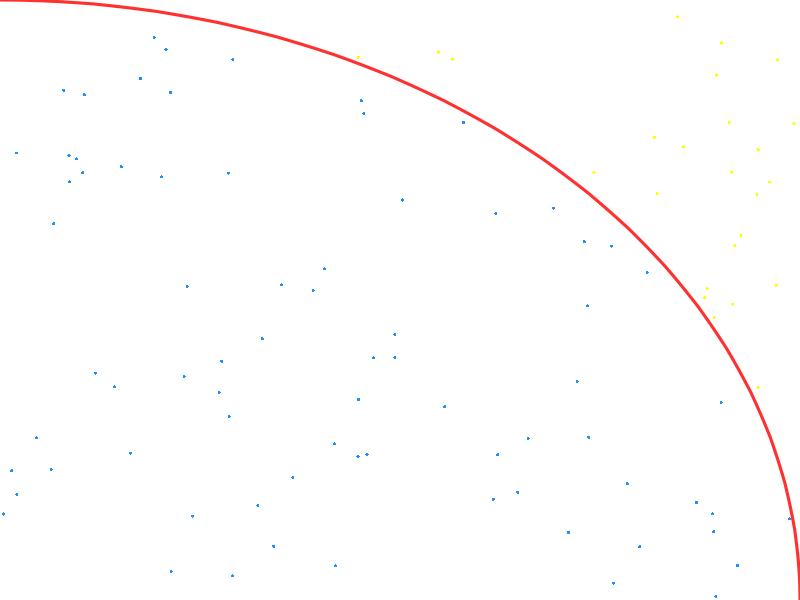
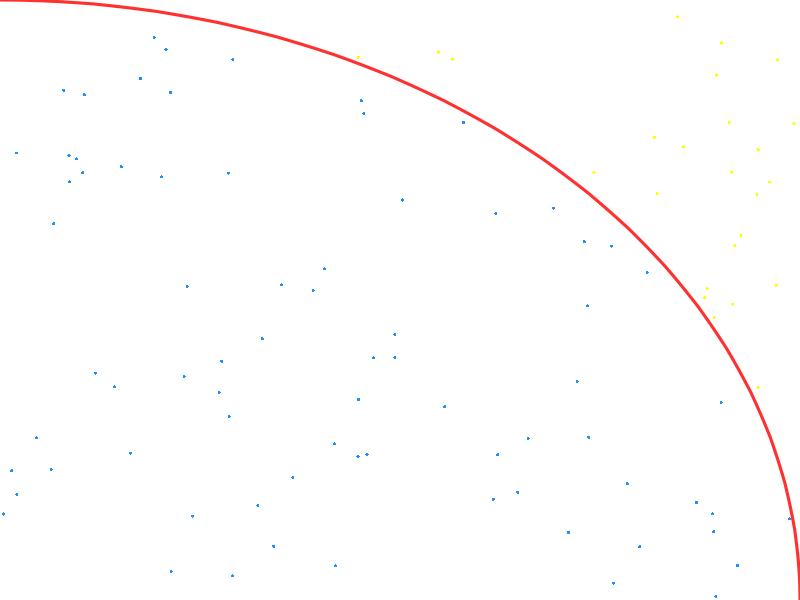
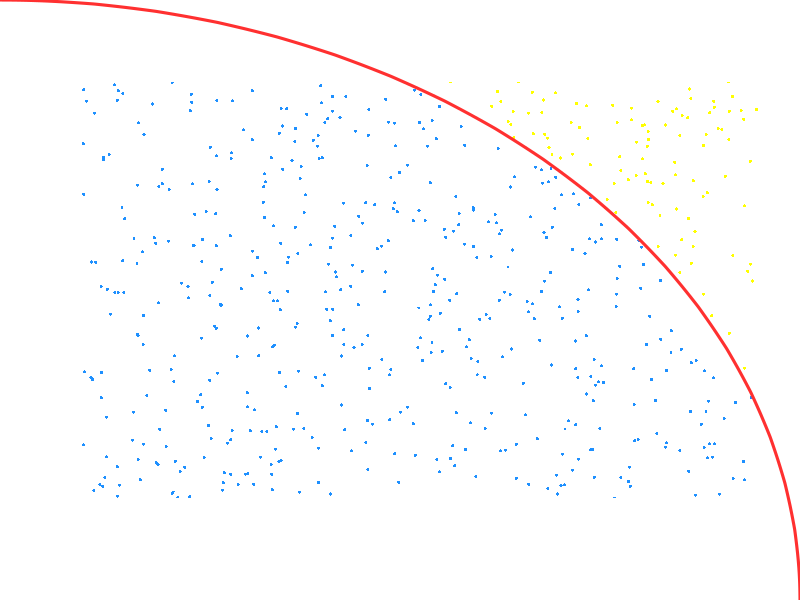
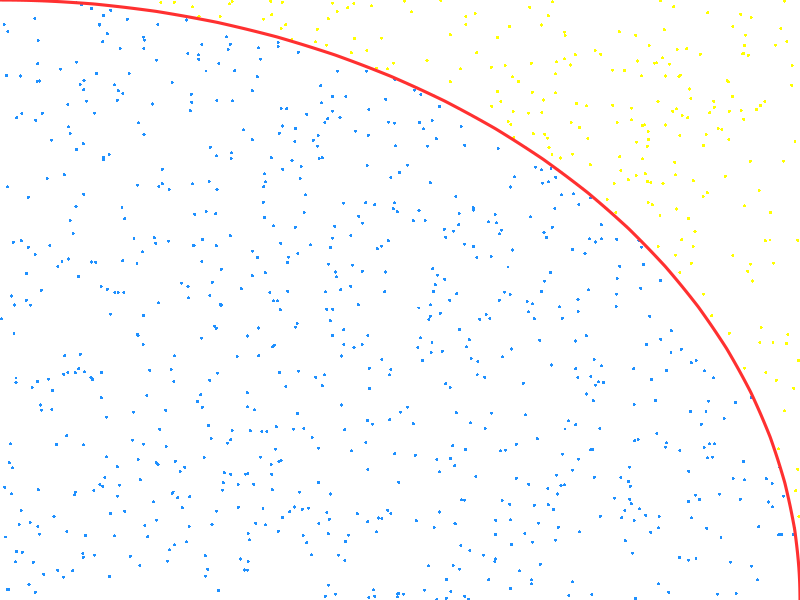
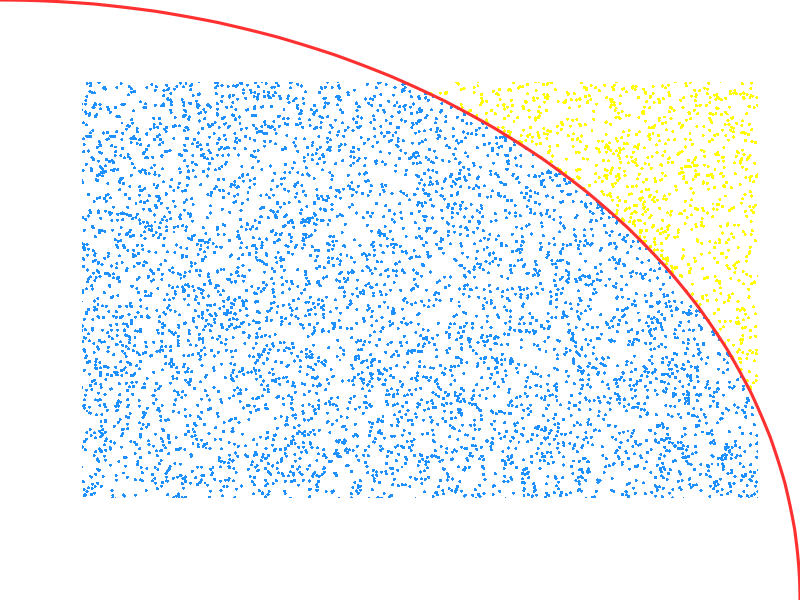
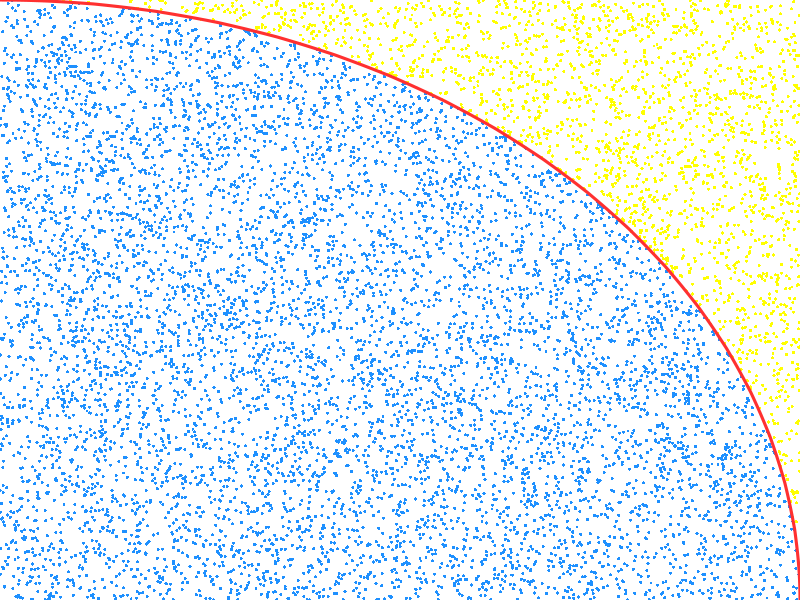
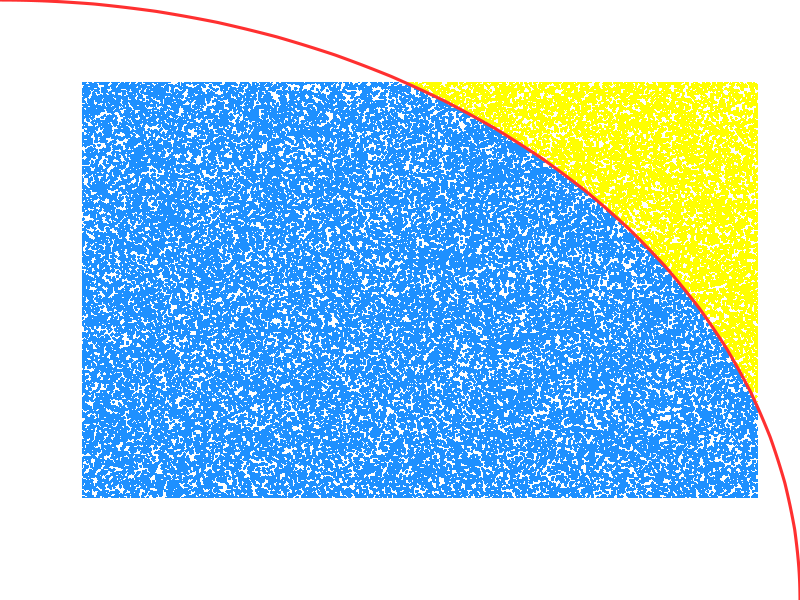
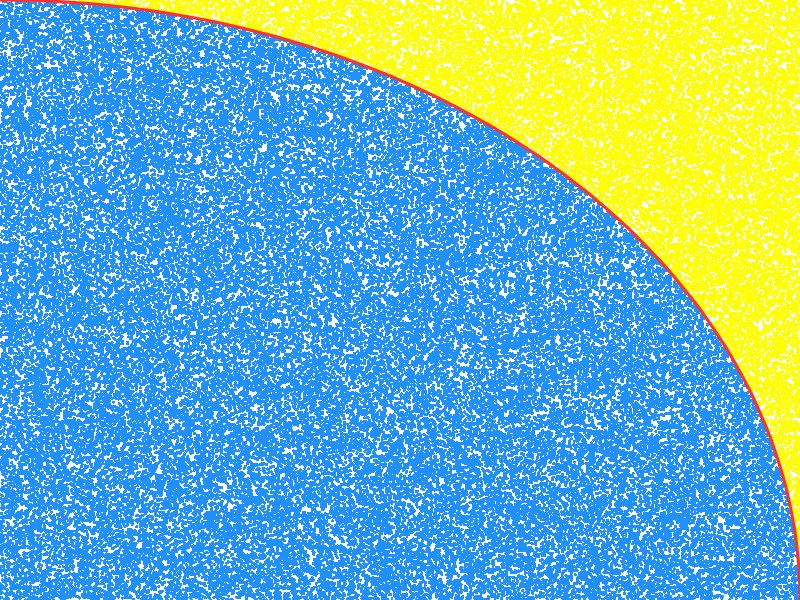

These charts were generated, in order, by the following R code:
# ----- Load necessary libraries ------------------------------------------------------------------

# Packages for plotting and graphics
library(tidyverse)
library(grid)
library(gridBase)





# ----- Functions to estimate pi and generate graphics --------------------------------------------

# Write function to estimate pi and visualise estimations
MCPi <- function(n){
  
  # Let n = the number of simulation repetitions
  
  # Estimate pi
  rand.x <- sample(seq(0, 1, 1e-6), size = n, replace = TRUE)
  rand.y <- sample(seq(0, 1, 1e-6), size = n, replace = TRUE)
  radius <- (rand.x^2) + (rand.y^2)
  piE <- length(radius[radius <= 1])/n*4
  
  # Show visualisations only for certain values of n
  if(n == 100 || n == 1000 || n == 10000 || n == 100000){
    
    # Set up plotting area
    grid.newpage()
    plot.new()
    vp <- viewport(x = 0.5, y = 0.5)
      
    # Points inside quarter-circle are black, points outside are red
    grid.points(x = rand.x, y = rand.y, pch = 16, size = unit(3, "pt"), vp = vp,
                gp = gpar(col = ifelse((rand.x)^2 + (rand.y)^2 < 1, 
                                        "dodgerblue", "yellow")))
    
    # Plot boundary line for quarter circle
    grid.xspline(x = c(0, sin((1:19)*pi/(40)), 1), 
                 y = c(1, cos((1:19)*pi/(40)), 0), 
                 shape = -1, gp = gpar(col = "firebrick1", lwd = 3))
    
    # Save graph to global environment to use later
    assign(paste0("PiPlot", n), grid.grab(), envir = as.environment(.GlobalEnv))}
  
  return(piE)}





# ----- Estimate pi and show estimations as function of n -----------------------------------------

# x-values, spaced for logarithmic x-axis
val.x <- c(1:9, seq(10, 20, 2), seq(20, 50, 5), seq(60, 90, 10), seq(100, 900, 100),
           seq(1000, 9000, 1000), seq(10000, 100000, 10000), 200000, 500000, 1000000,
           2000000, 5000000, 10000000)
val.y <- sapply(val.x, MCPi)

ggplot() + aes(x = val.x, y = val.y) +
  geom_hline(yintercept = pi, colour = "firebrick1", size = 1) +
  geom_line(size = 1.15, colour = "dodgerblue") +
  scale_x_log10(breaks = c(1, 1e1, 1e2, 1e3, 1e4, 1e5, 1e6, 1e7, 1e8),
                labels = scales::trans_format("log10", scales::math_format(10^.x)),
                minor_breaks = NULL) +
  scale_y_continuous(minor_breaks = NULL) +
  xlab("Total number of points placed (n)") +
  ylab("Approximation of pi  ") +
  theme(panel.grid.major = element_line(colour = "white"), 
        panel.grid.minor = element_line(colour = "white"),
        panel.background = element_rect(fill = "black"),
        plot.background = element_rect(fill = "black"),
        axis.text.x = element_text(colour = "white", size = 23, 
                                   margin = margin(t = 4, r = 0, b = 0, l = 0)),
        axis.text.y = element_text(colour = "white", size = 24, 
                                   margin = margin(t = 0, r = 4, b = 0, l = 0)),
        axis.title.x = element_text(colour = "white", size = 31,
                                    margin = margin(t = 8, r = 0, b = 0, l = 6)),
        axis.title.y = element_text(colour = "white", size = 31,
                                    margin = margin(t = 80, r = 8, b = 0, l = 0)),
        axis.ticks.x = element_line(colour = "white", size = 0.5),
        axis.ticks.y = element_line(colour = "white", size = 0.5),
        axis.ticks.length = unit(8, "points")) -> MCPiPlot





# ----- Plot all graphs in one visualisation ------------------------------------------------------

# Prepare graphics device
jpeg(filename = "MCPiPlots.jpeg", width = 2200, height = 1500, units = "px")

# Create blank page
grid.newpage()
plot.new()

# Set grid layout and activate it; create black background
gly <- grid.layout(1500, 2200)
pushViewport(viewport(layout = gly, gp = gpar(fill = "black")))
grid.rect(gp = gpar(lwd = 2, fill = "black", col = "black"))

# Place graphs and enclose them in borders
print(MCPiPlot, vp = viewport(layout.pos.row = 200:850, layout.pos.col = 50:2150))
pushViewport(viewport(layout.pos.row = 900:1400, layout.pos.col = 50:550))
grid.draw(PiPlot100)
grid.rect(gp = gpar(lwd = 2.5, col = "white", fill = "transparent"))
popViewport()
pushViewport(viewport(layout.pos.row = 900:1400, layout.pos.col = 583:1083))
grid.draw(PiPlot1000)
grid.rect(gp = gpar(lwd = 2.5, col = "white", fill = "transparent"))
popViewport()
pushViewport(viewport(layout.pos.row = 900:1400, layout.pos.col = 1116:1616))
grid.draw(PiPlot10000)
grid.rect(gp = gpar(lwd = 2.5, col = "white", fill = "transparent"))
popViewport()
pushViewport(viewport(layout.pos.row = 900:1400, layout.pos.col = 1650:2150))
grid.draw(`PiPlot1e+05`)
grid.rect(gp = gpar(lwd = 2.5, col = "white", fill = "transparent"))
popViewport()

# Add title text
grid.text(label = c("A Monte Carlo approximation of pi",
                    "using randomly-generated points"),
          x = rep(0.022, 2), y = c(0.961, 0.912), just = "left",
          gp = gpar(fontsize = 80, col = "white"))

# Add subtitle text
grid.text(label = c("Points are randomly generated inside of a 1 x 1 unit",
                    "square. The ratio of blue points (inside the quarter-",
                    "circle) to the total number of points in the square,", 
                    "when multiplied by 4, gives an approximation of pi."), 
          x = rep(0.59, 4), y = c(0.967, 0.945, 0.923, 0.901), just = "left",
          gp = gpar(fontsize = 37, col = "white", fontface = "italic"))

# Add text below plots using for loop since bquote doesn't play nice with label vector
for(i in 1:4){
  vals <- c(1e2, 1e3, 1e4, 1e5)
  placement <- c(0.134, 0.378, 0.618, 0.859)
  grid.text(label = bquote("n = 10"^.(i + 1)*", "*pi %~~% .(sprintf("%.3f", round(val.y[which(val.x >= vals[i])[1]], 3)))),
            x = placement[i], y = 0.04, just = "centre",
            gp = gpar(fontsize = 37, col = "white", fontface = "italic"))}

# Deactivate grid layout; finalise graphics save
popViewport()
dev.off()

# Note that graphics device may vary between computers
# Thus, adjustments may need to be made to this code section

# Clean up mess
remove(i, val.x, val.y, vals)
